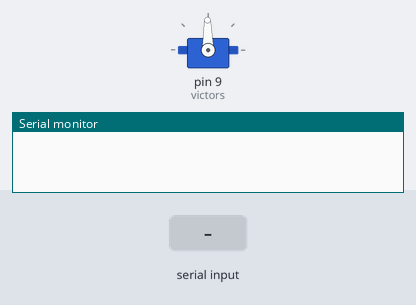
This sketch was run on a simulated Arduino Uno, built with avr-gcc and run on an emulated ATmega328P. Parts: servo, the last lines printed to the serial monitor. Inputs (shaded band) come from the test bench.

Above: at 1.2 s.
1.3 s: "90,45\n" received over Serial
At 2.1 s:
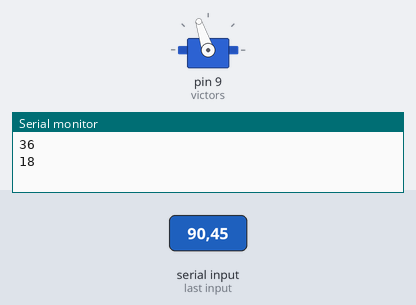
3.8 s: "30,150\n" received over Serial
At 4.2 s:
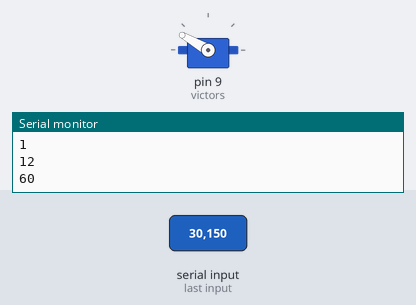
6.3 s: "200\n" received over Serial
At 6.8 s:
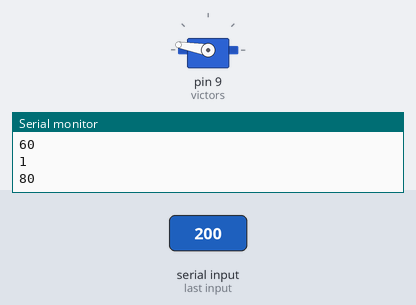
Timing chart, 0 to 9.3 s (numbered marks = the images above; inputs shaded):
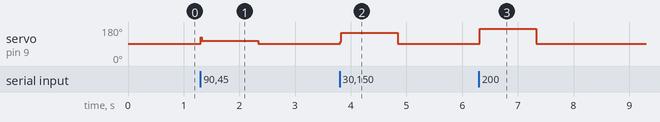

The sketch:

ArduinoMotors.ino
```cpp
#include <Servo.h>

Servo victors;


void setup()
{
  Serial.begin(9600);
  victors.attach(9);  // attaches the servo object to the Victor on pin 9 to the servo object (also controls Victor on pin 10)
  victors.write(91);
}

void loop()
{
  if (Serial.available() > 0) {
    int motorSpeed = Serial.parseInt();
    motorSpeed = map(motorSpeed, -100, 100, -40, 40);
    motorSpeed = motorSpeed + 90;
    if(motorSpeed < 95 && motorSpeed > 85) motorSpeed = 91;
    victors.write(motorSpeed);
    Serial.println(motorSpeed - 90);
  }
  delay(15);
}
```

Measured:
- after the input at 1.3 s, servo on pin 9 (victors): 91° → 108° at once, → 91° 1.0 s later
- after the input at 3.8 s, servo on pin 9 (victors): 91° → 150° at once, → 91° 1.0 s later
- after the input at 6.3 s, servo on pin 9 (victors): 91° → 170° at once, → 91° 1.0 s later
